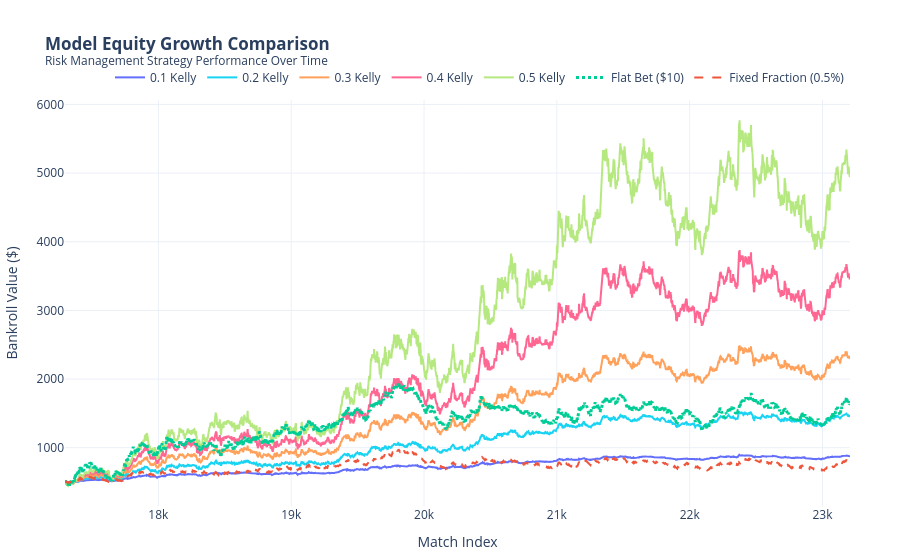

Notebook source saved alongside this figure:
### Code cell
from pipeline.plotter import plot_equity_comparison
# Configuration
INITIAL_BANK = 500
FLAT_BET_SIZE = 10     # For Flat Bet
FIXED_FRACTION = 0.005   # For Fixed Percentage (2%)
KELLY_FRACTIONS = np.array([0.1, 0.2, 0.3, 0.4, 0.5])

plot_equity_comparison(
    "Model", model_bet_series, INITIAL_BANK, FLAT_BET_SIZE, FIXED_FRACTION, KELLY_FRACTIONS
)

### Figure 1 — Plotly figure (JSON) as saved in the notebook; plotly's stock layout.template omitted (floating-point values rounded to 4 significant figures; data arrays with more than 128 entries replaced by an {"elided": "..."} marker saying what was removed)
{"data": [{"line": {"color": "#636EFA", "width": 2}, "name": "0.1 Kelly", "type": "scatter", "x": {"elided": "4960 int values"}, "y": {"elided": "4960 float values"}}, {"line": {"color": "#19D3F3", "width": 2}, "name": "0.2 Kelly", "type": "scatter", "x": {"elided": "4960 int values"}, "y": {"elided": "4960 float values"}}, {"line": {"color": "#FFA15A", "width": 2}, "name": "0.3 Kelly", "type": "scatter", "x": {"elided": "4960 int values"}, "y": {"elided": "4960 float values"}}, {"line": {"color": "#FF6692", "width": 2}, "name": "0.4 Kelly", "type": "scatter", "x": {"elided": "4960 int values"}, "y": {"elided": "4960 float values"}}, {"line": {"color": "#B6E880", "width": 2}, "name": "0.5 Kelly", "type": "scatter", "x": {"elided": "4960 int values"}, "y": {"elided": "4960 float values"}}, {"line": {"color": "#00CC96", "dash": "dot", "width": 3}, "name": "Flat Bet ($10)", "type": "scatter", "x": {"elided": "4960 int values"}, "y": {"elided": "4960 float values"}}, {"line": {"color": "#EF553B", "dash": "dash", "width": 2}, "name": "Fixed Fraction (0.5%)", "type": "scatter", "x": {"elided": "4960 int values"}, "y": {"elided": "4960 float values"}}], "layout": {"hovermode": "x unified", "legend": {"orientation": "h", "x": 1, "xanchor": "right", "y": 1.02, "yanchor": "bottom"}, "margin": {"b": 50, "l": 50, "r": 50, "t": 100}, "title": {"text": "<b>Model Equity Growth Comparison</b><br><sup>Risk Management Strategy Performance Over Time</sup>"}, "xaxis": {"title": {"text": "Match Index"}}, "yaxis": {"title": {"text": "Bankroll Value ($)"}}}}
